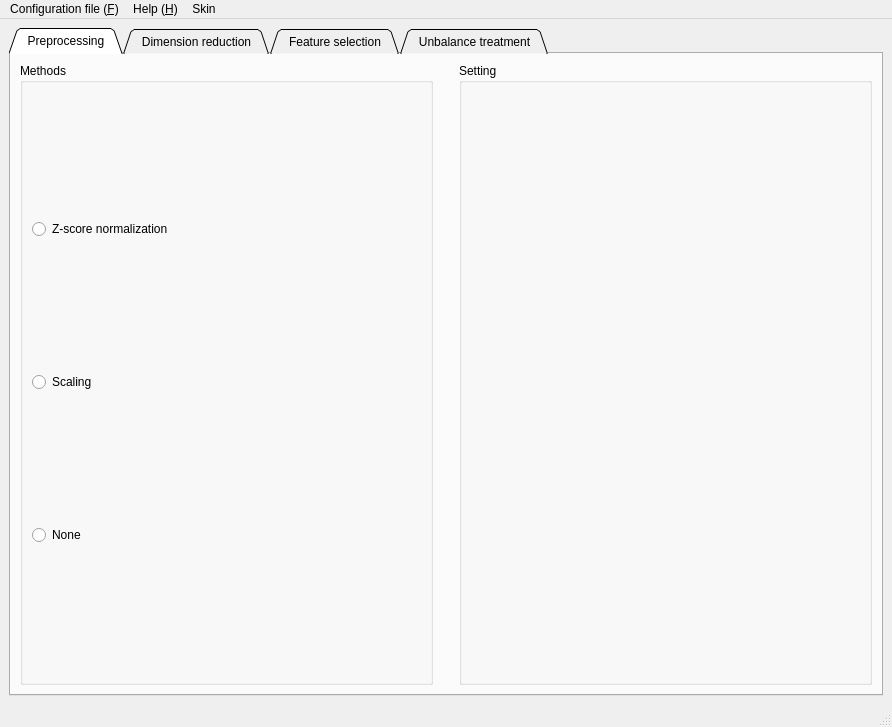
<?xml version="1.0" encoding="UTF-8"?>
<ui version="4.0">
 <class>MainWindow</class>
 <widget class="QMainWindow" name="MainWindow">
  <property name="geometry">
   <rect>
    <x>0</x>
    <y>0</y>
    <width>892</width>
    <height>727</height>
   </rect>
  </property>
  <property name="sizePolicy">
   <sizepolicy hsizetype="Fixed" vsizetype="Fixed">
    <horstretch>0</horstretch>
    <verstretch>0</verstretch>
   </sizepolicy>
  </property>
  <property name="minimumSize">
   <size>
    <width>500</width>
    <height>0</height>
   </size>
  </property>
  <property name="windowTitle">
   <string>MainWindow</string>
  </property>
  <widget class="QWidget" name="centralwidget">
   <layout class="QGridLayout" name="gridLayout_32">
    <item row="0" column="0">
     <widget class="QTabWidget" name="tabWidget_items">
      <property name="sizePolicy">
       <sizepolicy hsizetype="Expanding" vsizetype="Expanding">
        <horstretch>0</horstretch>
        <verstretch>0</verstretch>
       </sizepolicy>
      </property>
      <property name="minimumSize">
       <size>
        <width>100</width>
        <height>100</height>
       </size>
      </property>
      <property name="tabPosition">
       <enum>QTabWidget::North</enum>
      </property>
      <property name="tabShape">
       <enum>QTabWidget::Triangular</enum>
      </property>
      <property name="currentIndex">
       <number>0</number>
      </property>
      <widget class="QWidget" name="tabWidget_itemsPage1">
       <attribute name="title">
        <string>  Preprocessing  </string>
       </attribute>
       <layout class="QGridLayout" name="gridLayout">
        <item row="0" column="1">
         <spacer name="horizontalSpacer_3">
          <property name="orientation">
           <enum>Qt::Horizontal</enum>
          </property>
          <property name="sizeType">
           <enum>QSizePolicy::Fixed</enum>
          </property>
          <property name="sizeHint" stdset="0">
           <size>
            <width>20</width>
            <height>20</height>
           </size>
          </property>
         </spacer>
        </item>
        <item row="0" column="2">
         <widget class="QGroupBox" name="groupBox_preprocessing_setting">
          <property name="sizePolicy">
           <sizepolicy hsizetype="Fixed" vsizetype="Expanding">
            <horstretch>0</horstretch>
            <verstretch>0</verstretch>
           </sizepolicy>
          </property>
          <property name="minimumSize">
           <size>
            <width>300</width>
            <height>80</height>
           </size>
          </property>
          <property name="maximumSize">
           <size>
            <width>10000</width>
            <height>16777215</height>
           </size>
          </property>
          <property name="title">
           <string>Setting</string>
          </property>
          <layout class="QGridLayout" name="gridLayout_26">
           <item row="0" column="0">
            <widget class="QStackedWidget" name="stackedWidget_preprocessing_methods">
             <property name="sizePolicy">
              <sizepolicy hsizetype="Preferred" vsizetype="Expanding">
               <horstretch>0</horstretch>
               <verstretch>0</verstretch>
              </sizepolicy>
             </property>
             <property name="currentIndex">
              <number>2</number>
             </property>
             <widget class="QWidget" name="to_zscore">
              <layout class="QGridLayout" name="gridLayout_17">
               <item row="0" column="0">
                <widget class="QLabel" name="label_zscore">
                 <property name="text">
                  <string/>
                 </property>
                </widget>
               </item>
              </layout>
             </widget>
             <widget class="QWidget" name="to_scaling">
              <layout class="QGridLayout" name="gridLayout_10">
               <item row="1" column="1">
                <widget class="QLineEdit" name="lineEdit_scaling_min">
                 <property name="text">
                  <string>0</string>
                 </property>
                </widget>
               </item>
               <item row="0" column="0">
                <widget class="QLabel" name="label_scaling_max">
                 <property name="text">
                  <string>Max</string>
                 </property>
                </widget>
               </item>
               <item row="0" column="1">
                <widget class="QLineEdit" name="lineEdit_scaling_max">
                 <property name="text">
                  <string>1</string>
                 </property>
                </widget>
               </item>
               <item row="1" column="0">
                <widget class="QLabel" name="label_scaling_min">
                 <property name="text">
                  <string>Min</string>
                 </property>
                </widget>
               </item>
              </layout>
             </widget>
             <widget class="QWidget" name="to_none">
              <layout class="QGridLayout" name="gridLayout_19">
               <item row="0" column="0">
                <widget class="QLabel" name="label_none">
                 <property name="text">
                  <string/>
                 </property>
                </widget>
               </item>
              </layout>
             </widget>
            </widget>
           </item>
          </layout>
         </widget>
        </item>
        <item row="0" column="0">
         <widget class="QGroupBox" name="groupBox_preprocessing_method">
          <property name="title">
           <string>Methods</string>
          </property>
          <layout class="QGridLayout" name="gridLayout_8">
           <item row="2" column="0">
            <widget class="QRadioButton" name="radioButton_none_methods">
             <property name="text">
              <string>None</string>
             </property>
            </widget>
           </item>
           <item row="0" column="0">
            <widget class="QRadioButton" name="radioButton_zscore">
             <property name="text">
              <string>Z-score normalization</string>
             </property>
            </widget>
           </item>
           <item row="1" column="0">
            <widget class="QRadioButton" name="radioButton_scaling">
             <property name="text">
              <string>Scaling</string>
             </property>
            </widget>
           </item>
          </layout>
         </widget>
        </item>
       </layout>
      </widget>
      <widget class="QWidget" name="tabWidget_itemsPage2">
       <attribute name="title">
        <string>  Dimension reduction  </string>
       </attribute>
       <layout class="QGridLayout" name="gridLayout_29">
        <item row="0" column="0" rowspan="2">
         <widget class="QGroupBox" name="groupBox_dimension_reduction">
          <property name="title">
           <string>Methods</string>
          </property>
          <layout class="QGridLayout" name="gridLayout_28">
           <item row="2" column="0">
            <widget class="QRadioButton" name="radioButton_lda">
             <property name="sizePolicy">
              <sizepolicy hsizetype="Expanding" vsizetype="Fixed">
               <horstretch>0</horstretch>
               <verstretch>0</verstretch>
              </sizepolicy>
             </property>
             <property name="text">
              <string>Latent Dirichlet Allocation</string>
             </property>
            </widget>
           </item>
           <item row="1" column="0">
            <widget class="QRadioButton" name="radioButton_nmf">
             <property name="sizePolicy">
              <sizepolicy hsizetype="Expanding" vsizetype="Fixed">
               <horstretch>0</horstretch>
               <verstretch>0</verstretch>
              </sizepolicy>
             </property>
             <property name="text">
              <string>Non-negative matrix factorization</string>
             </property>
            </widget>
           </item>
           <item row="0" column="0">
            <widget class="QRadioButton" name="radioButton_pca">
             <property name="sizePolicy">
              <sizepolicy hsizetype="Expanding" vsizetype="Fixed">
               <horstretch>0</horstretch>
               <verstretch>0</verstretch>
              </sizepolicy>
             </property>
             <property name="text">
              <string>Principal component analysis</string>
             </property>
            </widget>
           </item>
           <item row="3" column="0">
            <widget class="QRadioButton" name="radioButton_none">
             <property name="text">
              <string>None</string>
             </property>
            </widget>
           </item>
          </layout>
         </widget>
        </item>
        <item row="0" column="2">
         <widget class="QLabel" name="label">
          <property name="text">
           <string/>
          </property>
         </widget>
        </item>
        <item row="0" column="1" rowspan="2">
         <widget class="QGroupBox" name="groupBox_dimreduction_setting">
          <property name="title">
           <string>Setting</string>
          </property>
          <layout class="QGridLayout" name="gridLayout_3">
           <item row="0" column="0">
            <widget class="QStackedWidget" name="stackedWidget_dimreduction">
             <property name="sizePolicy">
              <sizepolicy hsizetype="Expanding" vsizetype="Expanding">
               <horstretch>0</horstretch>
               <verstretch>0</verstretch>
              </sizepolicy>
             </property>
             <property name="currentIndex">
              <number>1</number>
             </property>
             <widget class="QWidget" name="to_pca">
              <layout class="QGridLayout" name="gridLayout_11">
               <item row="0" column="0">
                <widget class="QLabel" name="label_pca_components">
                 <property name="text">
                  <string>Components</string>
                 </property>
                </widget>
               </item>
               <item row="0" column="2">
                <widget class="QLineEdit" name="lineEdit_pca_components">
                 <property name="text">
                  <string>0.80, 0.90</string>
                 </property>
                </widget>
               </item>
              </layout>
             </widget>
             <widget class="QWidget" name="to_lda">
              <layout class="QGridLayout" name="gridLayout_13">
               <item row="0" column="0">
                <widget class="QLabel" name="label_ida_components">
                 <property name="text">
                  <string>Components</string>
                 </property>
                </widget>
               </item>
               <item row="0" column="1">
                <widget class="QLineEdit" name="lineEdit_ida_components">
                 <property name="text">
                  <string>0.80, 0.90</string>
                 </property>
                </widget>
               </item>
              </layout>
             </widget>
             <widget class="QWidget" name="to_nmf">
              <layout class="QGridLayout" name="gridLayout_21">
               <item row="0" column="1">
                <widget class="QLineEdit" name="lineEdit_nmf_components">
                 <property name="text">
                  <string>0.80, 0.90</string>
                 </property>
                </widget>
               </item>
               <item row="0" column="0">
                <widget class="QLabel" name="label_nmf_components">
                 <property name="text">
                  <string>Components</string>
                 </property>
                </widget>
               </item>
               <item row="1" column="0">
                <widget class="QLabel" name="label_nmf_init">
                 <property name="text">
                  <string>Init</string>
                 </property>
                </widget>
               </item>
               <item row="1" column="1">
                <widget class="QComboBox" name="comboBox_nmf_init">
                 <item>
                  <property name="text">
                   <string>random</string>
                  </property>
                 </item>
                </widget>
               </item>
              </layout>
             </widget>
             <widget class="QWidget" name="to_none_dimreduction">
              <layout class="QGridLayout" name="gridLayout_5"/>
             </widget>
            </widget>
           </item>
          </layout>
         </widget>
        </item>
       </layout>
      </widget>
      <widget class="QWidget" name="tabWidget_itemsPage3">
       <attribute name="title">
        <string>  Feature selection  </string>
       </attribute>
       <layout class="QGridLayout" name="gridLayout_30">
        <item row="0" column="0" rowspan="2" colspan="2">
         <widget class="QGroupBox" name="groupBox_3">
          <property name="title">
           <string>Methods</string>
          </property>
          <layout class="QGridLayout" name="gridLayout_4">
           <item row="0" column="0">
            <widget class="QLabel" name="label_filter">
             <property name="sizePolicy">
              <sizepolicy hsizetype="Fixed" vsizetype="Fixed">
               <horstretch>0</horstretch>
               <verstretch>0</verstretch>
              </sizepolicy>
             </property>
             <property name="text">
              <string>Filter</string>
             </property>
            </widget>
           </item>
           <item row="1" column="0">
            <widget class="QRadioButton" name="radioButton_variance_threshold">
             <property name="text">
              <string>Variance threshold</string>
             </property>
            </widget>
           </item>
           <item row="2" column="0">
            <widget class="QRadioButton" name="radioButton_correlation">
             <property name="text">
              <string>Correlation</string>
             </property>
            </widget>
           </item>
           <item row="3" column="0">
            <widget class="QRadioButton" name="radioButton_distancecorrelation">
             <property name="text">
              <string>Distance correlation</string>
             </property>
            </widget>
           </item>
           <item row="4" column="0">
            <widget class="QRadioButton" name="radioButton_fscore">
             <property name="text">
              <string>F-Score (classification)</string>
             </property>
            </widget>
           </item>
           <item row="5" column="0">
            <widget class="QRadioButton" name="radioButton_mutualinfo_cls">
             <property name="text">
              <string>Mutual information (classification)</string>
             </property>
            </widget>
           </item>
           <item row="6" column="0">
            <widget class="QRadioButton" name="radioButton_mutualinfo_regression">
             <property name="text">
              <string>Mutual information (regression)</string>
             </property>
            </widget>
           </item>
           <item row="7" column="0">
            <widget class="QRadioButton" name="radioButton_relieff">
             <property name="text">
              <string>ReliefF</string>
             </property>
            </widget>
           </item>
           <item row="8" column="0">
            <widget class="QRadioButton" name="radioButton_anova">
             <property name="text">
              <string>ANOVA/Ttest2 (classification)</string>
             </property>
            </widget>
           </item>
           <item row="9" column="0">
            <widget class="Line" name="line">
             <property name="orientation">
              <enum>Qt::Horizontal</enum>
             </property>
            </widget>
           </item>
           <item row="10" column="0">
            <widget class="QLabel" name="label_wrapper">
             <property name="sizePolicy">
              <sizepolicy hsizetype="Fixed" vsizetype="Fixed">
               <horstretch>0</horstretch>
               <verstretch>0</verstretch>
              </sizepolicy>
             </property>
             <property name="text">
              <string>Wrapper</string>
             </property>
            </widget>
           </item>
           <item row="11" column="0">
            <widget class="QRadioButton" name="radioButton_rfe">
             <property name="text">
              <string>RFE</string>
             </property>
            </widget>
           </item>
           <item row="12" column="0">
            <widget class="Line" name="line_2">
             <property name="orientation">
              <enum>Qt::Horizontal</enum>
             </property>
            </widget>
           </item>
           <item row="13" column="0">
            <widget class="QLabel" name="label_embedded">
             <property name="sizePolicy">
              <sizepolicy hsizetype="Fixed" vsizetype="Fixed">
               <horstretch>0</horstretch>
               <verstretch>0</verstretch>
              </sizepolicy>
             </property>
             <property name="text">
              <string>Embedded</string>
             </property>
            </widget>
           </item>
           <item row="14" column="0">
            <widget class="QRadioButton" name="radioButton_l1">
             <property name="text">
              <string>L1 regularization (Lasso)</string>
             </property>
            </widget>
           </item>
           <item row="15" column="0">
            <widget class="QRadioButton" name="radioButton_elasticnet">
             <property name="text">
              <string>L1 + L2 regularization (Elastic net regression)</string>
             </property>
            </widget>
           </item>
           <item row="16" column="0">
            <widget class="Line" name="line_4">
             <property name="orientation">
              <enum>Qt::Horizontal</enum>
             </property>
            </widget>
           </item>
           <item row="17" column="0">
            <widget class="QRadioButton" name="radioButton_featureselection_none">
             <property name="text">
              <string>None</string>
             </property>
            </widget>
           </item>
           <item row="18" column="0">
            <widget class="Line" name="line_5">
             <property name="orientation">
              <enum>Qt::Horizontal</enum>
             </property>
            </widget>
           </item>
          </layout>
         </widget>
        </item>
        <item row="0" column="2" rowspan="2">
         <widget class="QGroupBox" name="groupBox_feature_selection_setting">
          <property name="title">
           <string>Setting</string>
          </property>
          <layout class="QGridLayout" name="gridLayout_9">
           <item row="0" column="1">
            <widget class="QStackedWidget" name="stackedWidget_feature_selection">
             <property name="currentIndex">
              <number>11</number>
             </property>
             <widget class="QWidget" name="to_variance_threshold">
              <layout class="QGridLayout" name="gridLayout_15">
               <item row="0" column="0">
                <widget class="QLabel" name="label_variancethreshold_threshold">
                 <property name="text">
                  <string>Threshold</string>
                 </property>
                </widget>
               </item>
               <item row="0" column="1">
                <widget class="QLineEdit" name="lineEdit_variancethreshold_threshold">
                 <property name="text">
                  <string>0.4, 0.6</string>
                 </property>
                </widget>
               </item>
              </layout>
             </widget>
             <widget class="QWidget" name="correlation">
              <layout class="QGridLayout" name="gridLayout_16">
               <item row="0" column="0">
                <widget class="QLabel" name="label_correlation_abscoef">
                 <property name="text">
                  <string>Abs_coef</string>
                 </property>
                </widget>
               </item>
               <item row="0" column="1">
                <widget class="QLineEdit" name="lineEdit_correlation_abscoef">
                 <property name="text">
                  <string>0.2, 0.4</string>
                 </property>
                </widget>
               </item>
              </layout>
             </widget>
             <widget class="QWidget" name="to_distancecorrelation">
              <layout class="QGridLayout" name="gridLayout_2">
               <item row="0" column="0">
                <widget class="QLabel" name="label_distancecorrelation_abscoef">
                 <property name="text">
                  <string>Abs_coef</string>
                 </property>
                </widget>
               </item>
               <item row="0" column="1">
                <widget class="QLineEdit" name="lineEdit_distancecorrelation_abscoef">
                 <property name="text">
                  <string>0.2, 0.4</string>
                 </property>
                </widget>
               </item>
              </layout>
             </widget>
             <widget class="QWidget" name="to_fscore">
              <layout class="QGridLayout" name="gridLayout_14">
               <item row="0" column="0">
                <widget class="QLabel" name="label_fscore_topnum">
                 <property name="text">
                  <string>Top_number</string>
                 </property>
                </widget>
               </item>
               <item row="0" column="1">
                <widget class="QLineEdit" name="lineEdit_fscore_topnum">
                 <property name="text">
                  <string>0.4, 0.6</string>
                 </property>
                </widget>
               </item>
              </layout>
             </widget>
             <widget class="QWidget" name="to_mutualinfo_cls">
              <layout class="QGridLayout" name="gridLayout_22">
               <item row="2" column="0">
                <widget class="QLabel" name="label_mutualinfocls_topnum">
                 <property name="text">
                  <string>Top_number</string>
                 </property>
                </widget>
               </item>
               <item row="4" column="0">
                <widget class="QLabel" name="label_mutualinfo_cls">
                 <property name="text">
                  <string>N_neighbors</string>
                 </property>
                </widget>
               </item>
               <item row="4" column="1">
                <widget class="QSpinBox" name="spinBox_mutualinfocls_neighbors">
                 <property name="value">
                  <number>3</number>
                 </property>
                </widget>
               </item>
               <item row="2" column="1">
                <widget class="QLineEdit" name="lineEdit_mutualinfocls_topnum">
                 <property name="text">
                  <string>0.4, 0.6</string>
                 </property>
                </widget>
               </item>
              </layout>
             </widget>
             <widget class="QWidget" name="to_mutualinfo_regression">
              <layout class="QGridLayout" name="gridLayout_12">
               <item row="2" column="1">
                <widget class="QSpinBox" name="spinBox_mutualinforeg_neighbors">
                 <property name="value">
                  <number>3</number>
                 </property>
                </widget>
               </item>
               <item row="2" column="0">
                <widget class="QLabel" name="label_mutualinforeg_topnum">
                 <property name="text">
                  <string>N_neighbors</string>
                 </property>
                </widget>
               </item>
               <item row="0" column="0">
                <widget class="QLabel" name="label_32">
                 <property name="text">
                  <string>Top_number</string>
                 </property>
                </widget>
               </item>
               <item row="0" column="1">
                <widget class="QLineEdit" name="lineEdit_mutualinforeg_topnum">
                 <property name="text">
                  <string>0.4, 0.6</string>
                 </property>
                </widget>
               </item>
              </layout>
             </widget>
             <widget class="QWidget" name="to_reliff">
              <layout class="QGridLayout" name="gridLayout_18">
               <item row="0" column="1">
                <widget class="QLineEdit" name="lineEdit_relieff_topnum">
                 <property name="text">
                  <string>np.linspace(0.1,1,5)</string>
                 </property>
                </widget>
               </item>
               <item row="0" column="0">
                <widget class="QLabel" name="label_reliffmin">
                 <property name="text">
                  <string>Top_numner</string>
                 </property>
                </widget>
               </item>
              </layout>
             </widget>
             <widget class="QWidget" name="to_anova">
              <layout class="QGridLayout" name="gridLayout_23">
               <item row="2" column="0">
                <widget class="QLabel" name="label_11">
                 <property name="text">
                  <string>Multi_correct</string>
                 </property>
                </widget>
               </item>
               <item row="0" column="0">
                <widget class="QLabel" name="label_17">
                 <property name="text">
                  <string>Top_number</string>
                 </property>
                </widget>
               </item>
               <item row="0" column="2">
                <widget class="QLineEdit" name="lineEdit_anova_topnum">
                 <property name="text">
                  <string>0.4, 0.6</string>
                 </property>
                </widget>
               </item>
               <item row="2" column="2">
                <widget class="QComboBox" name="comboBox_anova_multicorrect">
                 <item>
                  <property name="text">
                   <string>None</string>
                  </property>
                 </item>
                 <item>
                  <property name="text">
                   <string>FDR</string>
                  </property>
                 </item>
                 <item>
                  <property name="text">
                   <string>FWE</string>
                  </property>
                 </item>
                </widget>
               </item>
              </layout>
             </widget>
             <widget class="QWidget" name="to_rfe">
              <layout class="QGridLayout" name="gridLayout_20">
               <item row="3" column="0">
                <widget class="QLabel" name="label_19">
                 <property name="text">
                  <string>N_jobs</string>
                 </property>
                </widget>
               </item>
               <item row="1" column="2">
                <widget class="QSpinBox" name="spinBox_rfe_nfold">
                 <property name="minimum">
                  <number>2</number>
                 </property>
                 <property name="maximum">
                  <number>1000</number>
                 </property>
                 <property name="value">
                  <number>5</number>
                 </property>
                </widget>
               </item>
               <item row="2" column="0">
                <widget class="QLabel" name="label_16">
                 <property name="text">
                  <string>Estimator</string>
                 </property>
                </widget>
               </item>
               <item row="2" column="2">
                <widget class="QComboBox" name="comboBox_rfe_estimator">
                 <item>
                  <property name="text">
                   <string>SVM</string>
                  </property>
                 </item>
                 <item>
                  <property name="text">
                   <string>Linear regression</string>
                  </property>
                 </item>
                 <item>
                  <property name="text">
                   <string>Logistic regression</string>
                  </property>
                 </item>
                 <item>
                  <property name="text">
                   <string>Ridge regression</string>
                  </property>
                 </item>
                 <item>
                  <property name="text">
                   <string>Lasso regression</string>
                  </property>
                 </item>
                 <item>
                  <property name="text">
                   <string>Bayesian ridge regression</string>
                  </property>
                 </item>
                 <item>
                  <property name="text">
                   <string>Gaussian processes</string>
                  </property>
                 </item>
                </widget>
               </item>
               <item row="3" column="2">
                <widget class="QSpinBox" name="spinBox_rfe_njobs">
                 <property name="minimum">
                  <number>-1</number>
                 </property>
                 <property name="value">
                  <number>-1</number>
                 </property>
                </widget>
               </item>
               <item row="1" column="0">
                <widget class="QLabel" name="label_15">
                 <property name="text">
                  <string>N-fold</string>
                 </property>
                </widget>
               </item>
               <item row="0" column="0">
                <widget class="QLabel" name="label_14">
                 <property name="text">
                  <string>Step</string>
                 </property>
                </widget>
               </item>
               <item row="0" column="2">
                <widget class="QDoubleSpinBox" name="doubleSpinBox_rfe_step">
                 <property name="maximum">
                  <double>10000.000000000000000</double>
                 </property>
                 <property name="singleStep">
                  <double>0.100000000000000</double>
                 </property>
                 <property name="value">
                  <double>0.100000000000000</double>
                 </property>
                </widget>
               </item>
              </layout>
             </widget>
             <widget class="QWidget" name="to_l1">
              <layout class="QGridLayout" name="gridLayout_24">
               <item row="0" column="0">
                <widget class="QLabel" name="label_40">
                 <property name="text">
                  <string>Alpha</string>
                 </property>
                </widget>
               </item>
               <item row="0" column="1">
                <widget class="QLineEdit" name="lineEdit_l1_alpha"/>
               </item>
              </layout>
             </widget>
             <widget class="QWidget" name="to_elasticnet">
              <layout class="QGridLayout" name="gridLayout_25">
               <item row="2" column="0">
                <widget class="QLabel" name="label_46">
                 <property name="text">
                  <string>L1_ratio</string>
                 </property>
                </widget>
               </item>
               <item row="2" column="1">
                <widget class="QLineEdit" name="lineEdit_elasticnet_l1ratio">
                 <property name="text">
                  <string>0.5</string>
                 </property>
                </widget>
               </item>
               <item row="0" column="0">
                <widget class="QLabel" name="label_44">
                 <property name="text">
                  <string>Alpha</string>
                 </property>
                </widget>
               </item>
               <item row="0" column="1">
                <widget class="QLineEdit" name="lineEdit_elasticnet_alpha">
                 <property name="text">
                  <string>None</string>
                 </property>
                </widget>
               </item>
              </layout>
             </widget>
             <widget class="QWidget" name="to_none_featureselection">
              <layout class="QGridLayout" name="gridLayout_27">
               <item row="0" column="0">
                <widget class="QLabel" name="label_none_featureselection">
                 <property name="text">
                  <string/>
                 </property>
                </widget>
               </item>
              </layout>
             </widget>
            </widget>
           </item>
          </layout>
         </widget>
        </item>
        <item row="1" column="1">
         <spacer name="horizontalSpacer">
          <property name="orientation">
           <enum>Qt::Horizontal</enum>
          </property>
          <property name="sizeType">
           <enum>QSizePolicy::Fixed</enum>
          </property>
          <property name="sizeHint" stdset="0">
           <size>
            <width>10</width>
            <height>20</height>
           </size>
          </property>
         </spacer>
        </item>
       </layout>
      </widget>
      <widget class="QWidget" name="tabWidget_itemsPage4">
       <attribute name="title">
        <string>  Unbalance treatment  </string>
       </attribute>
       <layout class="QGridLayout" name="gridLayout_31">
        <item row="0" column="0">
         <widget class="QGroupBox" name="groupBox_5">
          <property name="title">
           <string>Methods</string>
          </property>
          <layout class="QGridLayout" name="gridLayout_7">
           <item row="8" column="0">
            <widget class="QRadioButton" name="radioButton_extractionunder">
             <property name="text">
              <string>Extraction of majority-minority Tomek links</string>
             </property>
            </widget>
           </item>
           <item row="5" column="0">
            <widget class="Line" name="line_3">
             <property name="orientation">
              <enum>Qt::Horizontal</enum>
             </property>
            </widget>
           </item>
           <item row="3" column="0">
            <widget class="QRadioButton" name="radioButton_smotencover">
             <property name="text">
              <string>SMOTENC - SMOTE for Nominal Continuous </string>
             </property>
            </widget>
           </item>
           <item row="10" column="0">
            <widget class="QRadioButton" name="radioButton_nearmissunder">
             <property name="text">
              <string>NearMiss-(1 and 2 and 3) </string>
             </property>
            </widget>
           </item>
           <item row="0" column="0">
            <widget class="QLabel" name="label_12">
             <property name="sizePolicy">
              <sizepolicy hsizetype="Fixed" vsizetype="Fixed">
               <horstretch>0</horstretch>
               <verstretch>0</verstretch>
              </sizepolicy>
             </property>
             <property name="text">
              <string>Over-sampling the minority class</string>
             </property>
            </widget>
           </item>
           <item row="7" column="0">
            <widget class="QRadioButton" name="radioButton_randunder">
             <property name="text">
              <string>Random majority under-sampling with replacement</string>
             </property>
            </widget>
           </item>
           <item row="4" column="0">
            <widget class="QRadioButton" name="radioButton_bsmoteover">
             <property name="text">
              <string>bSMOTE(1 and 2) - Borderline SMOTE of types 1 and 2</string>
             </property>
            </widget>
           </item>
           <item row="1" column="0">
            <widget class="QRadioButton" name="radioButton_randover">
             <property name="text">
              <string>Random minority over-sampling with replacement</string>
             </property>
             <property name="checkable">
              <bool>true</bool>
             </property>
             <property name="checked">
              <bool>false</bool>
             </property>
            </widget>
           </item>
           <item row="6" column="0">
            <widget class="QLabel" name="label_13">
             <property name="sizePolicy">
              <sizepolicy hsizetype="Fixed" vsizetype="Fixed">
               <horstretch>0</horstretch>
               <verstretch>0</verstretch>
              </sizepolicy>
             </property>
             <property name="text">
              <string>Under-sampling the majority class(es)</string>
             </property>
            </widget>
           </item>
           <item row="2" column="0">
            <widget class="QRadioButton" name="radioButton_smoteover">
             <property name="text">
              <string>SMOTE - Synthetic Minority Over-sampling Technique</string>
             </property>
            </widget>
           </item>
           <item row="9" column="0">
            <widget class="QRadioButton" name="radioButton_cludterunder">
             <property name="text">
              <string>Under-sampling with Cluster Centroids</string>
             </property>
            </widget>
           </item>
          </layout>
         </widget>
        </item>
        <item row="0" column="1">
         <spacer name="horizontalSpacer_6">
          <property name="orientation">
           <enum>Qt::Horizontal</enum>
          </property>
          <property name="sizeType">
           <enum>QSizePolicy::Fixed</enum>
          </property>
          <property name="sizeHint" stdset="0">
           <size>
            <width>20</width>
            <height>20</height>
           </size>
          </property>
         </spacer>
        </item>
        <item row="0" column="2">
         <widget class="QGroupBox" name="groupBox_4">
          <property name="title">
           <string>Setting</string>
          </property>
         </widget>
        </item>
       </layout>
      </widget>
     </widget>
    </item>
   </layout>
  </widget>
  <widget class="QMenuBar" name="menubar">
   <property name="geometry">
    <rect>
     <x>0</x>
     <y>0</y>
     <width>892</width>
     <height>26</height>
    </rect>
   </property>
   <widget class="QMenu" name="menuConfiguration_file_f">
    <property name="title">
     <string>Configuration file (&amp;F)</string>
    </property>
    <addaction name="actionLoad_configuration"/>
    <addaction name="actionSave_configuration"/>
    <addaction name="actionGet_all_available_configuraton"/>
   </widget>
   <widget class="QMenu" name="menuHelp_G">
    <property name="title">
     <string>Help (&amp;H)</string>
    </property>
   </widget>
   <widget class="QMenu" name="menuSkin">
    <property name="title">
     <string>Skin</string>
    </property>
    <addaction name="actionDark"/>
    <addaction name="actionBlack"/>
    <addaction name="actionDarkOrange"/>
    <addaction name="actionGray"/>
    <addaction name="actionBlue"/>
    <addaction name="actionNavy"/>
    <addaction name="actionClassic"/>
   </widget>
   <addaction name="menuConfiguration_file_f"/>
   <addaction name="menuHelp_G"/>
   <addaction name="menuSkin"/>
  </widget>
  <widget class="QStatusBar" name="statusbar"/>
  <action name="actionLoad_configuration">
   <property name="text">
    <string>Load configuration</string>
   </property>
  </action>
  <action name="actionSave_configuration">
   <property name="text">
    <string>Save configuration</string>
   </property>
  </action>
  <action name="actionDark">
   <property name="text">
    <string>Dark</string>
   </property>
  </action>
  <action name="actionBlack">
   <property name="text">
    <string>Black</string>
   </property>
  </action>
  <action name="actionDarkOrange">
   <property name="text">
    <string>DarkOrange</string>
   </property>
  </action>
  <action name="actionGray">
   <property name="text">
    <string>Gray</string>
   </property>
  </action>
  <action name="actionBlue">
   <property name="text">
    <string>Blue</string>
   </property>
  </action>
  <action name="actionNavy">
   <property name="text">
    <string>Navy</string>
   </property>
  </action>
  <action name="actionClassic">
   <property name="text">
    <string>Classic</string>
   </property>
  </action>
  <action name="actionGet_all_available_configuraton">
   <property name="text">
    <string>Get all available configuraton</string>
   </property>
  </action>
 </widget>
 <resources/>
 <connections/>
</ui>
